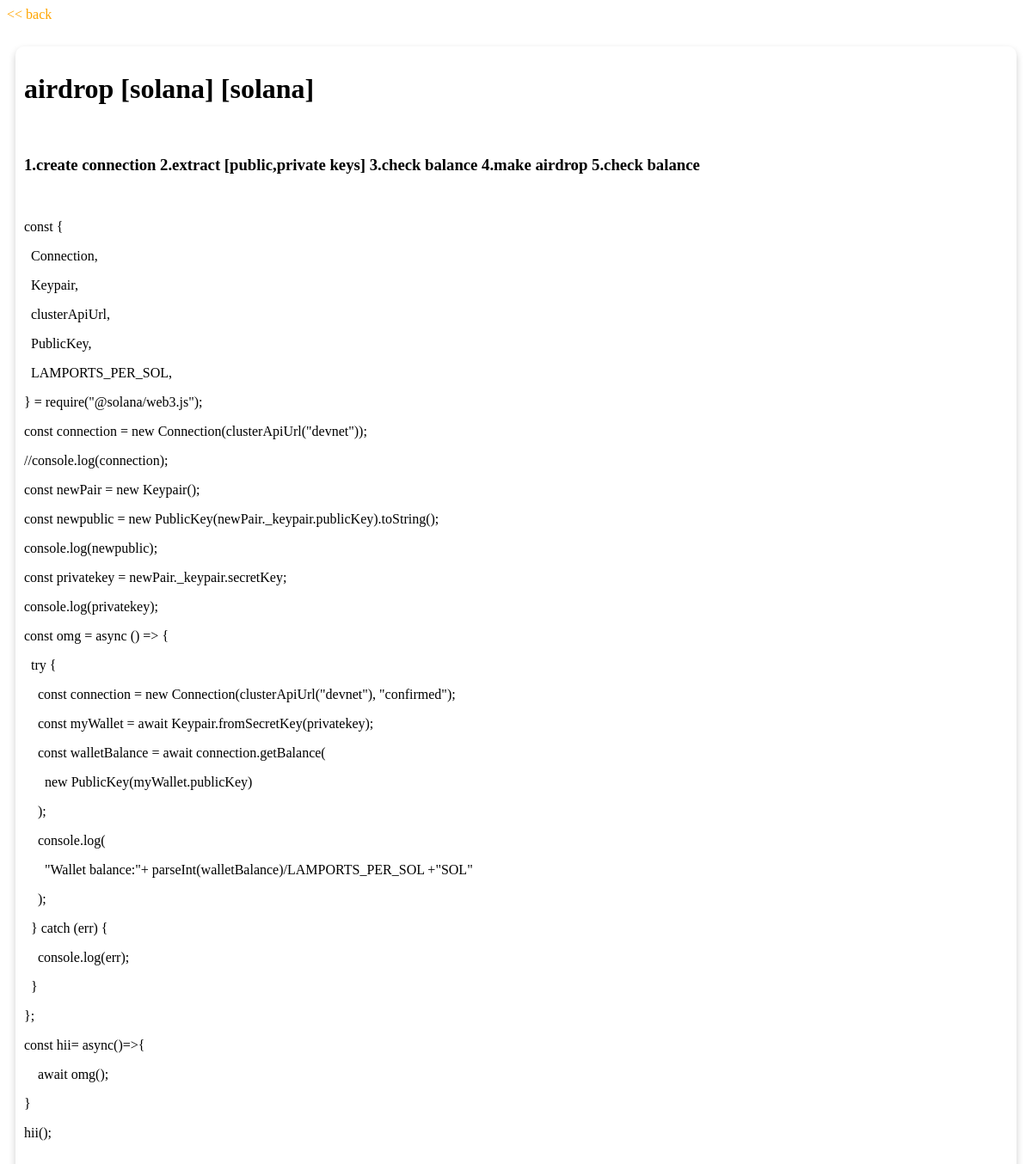
/show_data/8/, run on an earlier commit of the app's database.
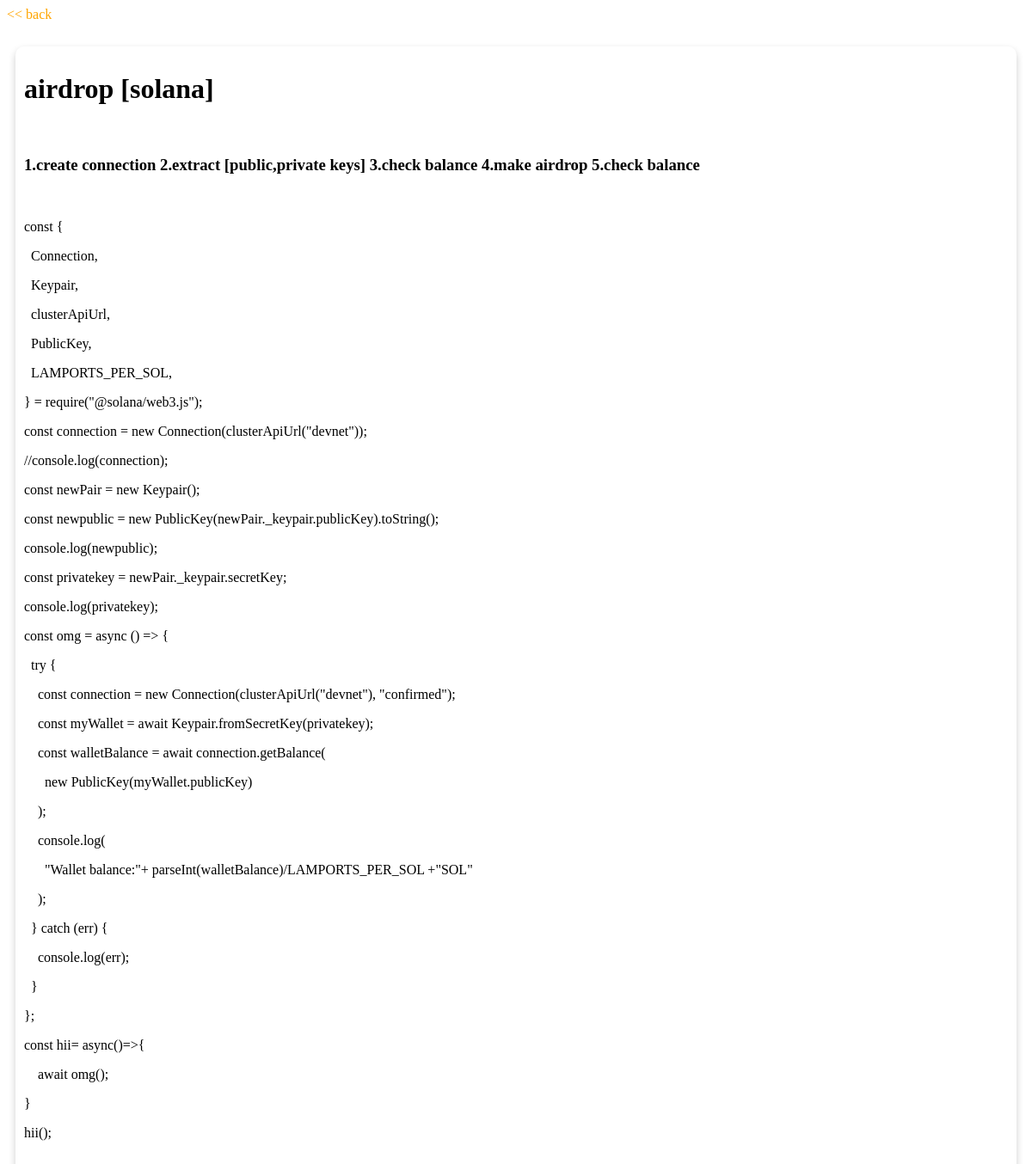
And on a later commit of the database.
### dataset/models.py (models this page shows, shortened)
class sample(models.Model):
    topic=models.CharField(max_length=100)
    language=models.CharField(max_length=50,choices=language_choice,default="solidity")
    discription=models.TextField()
    information=RichTextField()

### dataset/views.py (the view)
def show_data(request,pk):
       data=sample.objects.filter(id=pk)
       return render(request,'show.html',{'data':data})

### templates/show.html (shortened to what this page needs)
<!DOCTYPE html>
<html lang="en">
<head>
</head>
<body>
    <a href="/" style="color: orange;text-decoration: none;"><< back</a><br>
    <br>
    <div>
    {% for data in data %}
    <h1>{{data.topic}} [{{data.language}}]</h1>
    <br>
    <h3>
        {{data.discription}}
    </h3>
    <br>
    {{data.information |safe}}
    {% endfor %}
    </div>
</body>
</html>

### templates/show.html (style rules this page uses)
div { width: auto; box-shadow: 0 4px 8px 0 rgba(0, 0, 0, 0.2); padding: 10px; border-radius: 10px; margin: 10px; }

What changed in the data, as far as the page shows it:
changed sample "solana": topic "airdrop [solana]" → "airdrop"
